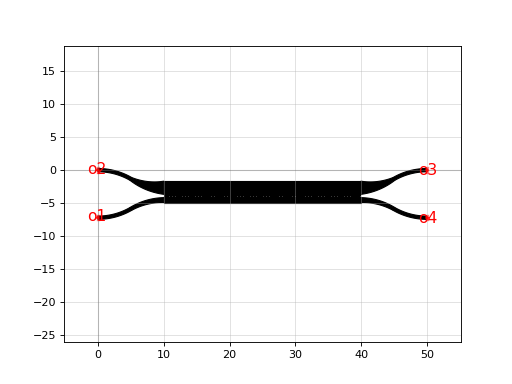

The script that drew this image:
import gdsfactory as gf

c = gf.components.cdc(length=30.0, gap=0.5, period=0.22, dc=0.5, angle=0.5235987755982988, width_top=2.0, width_bot=0.75, input_bot=False, fins=False, fin_size=(0.2, 0.05), port_midpoint=(0, 0), direction='EAST')
c.plot()
